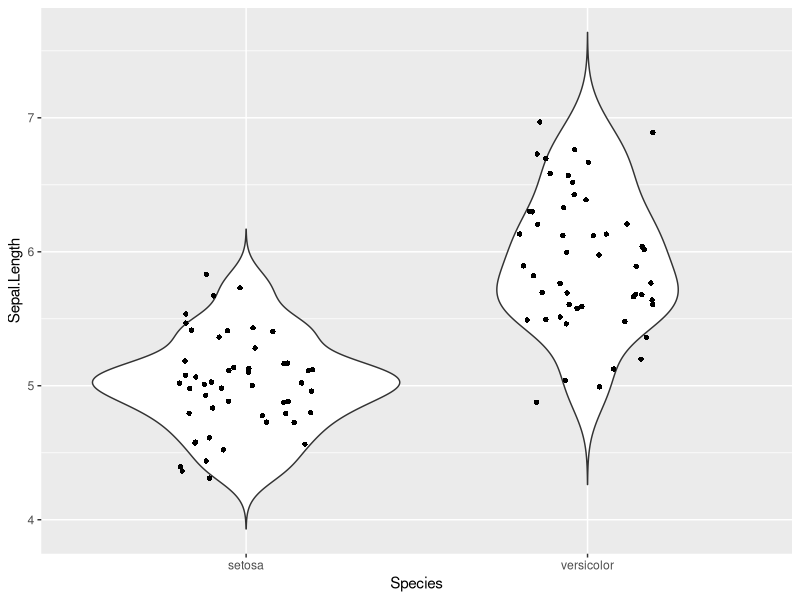

Recreate this plot in R. (Note: this script raises an error after producing the figure.)
## Hypothesis testing using bootstrapping

library(datasets)
library(ggplot2)
library(dplyr)

Data <- datasets::iris
Data <- Data[Data$Species %in% c("setosa", "versicolor"), ]

ggplot(Data, aes(Species, Sepal.Length)) + geom_violin(trim = FALSE) +
  geom_jitter(shape=16, position=position_jitter(0.2))

table(Data$Species)

## Null Hypothesis: there is no effect of Species on sepal length

## Using mean and median as test statistic. The distribution of the test statistic is
## found by using bootstrapping. 

##mean 
means <- Data %>% group_by(Species) %>% 
  summarise_at(vars(Sepal.Length), list(Speciesmean = mean))

tstat <- abs(means$Speciesmean[[1]] - means$Speciesmean[[2]])



##median
medians <- Data %>% group_by(Species) %>% 
  summarise_at(vars(Sepal.Length), list(Speciesmedian = median))

tstat2 <- abs(medians$Speciesmedian[[1]] - medians$Speciesmedian[[2]])

## A p value quantifies how likely we are to find a tstatistic of 0.93 or 0.9
## respectively is our Null hypothesis is true (ie. that tstat, and tstat2 are 0)


## Bootstrapping randomly assigns with replacement 50 observations from the collected
## Data to each species. This treats the data as though it all comes 
## from the same species. 
## P value = (Number of times the Bootstrapped tstat >= observed tstat)/Number of Bootstraps

set.seed(100)
n <- length(Data$Species)
B <- 1000000
variable <- Data$Sepal.Length

## create a matrix of randomly assigned values
Bootstrapsamp <- matrix(sample(variable, size = n*B, replace = TRUE),
                        nrow = n, ncol = B)

## creating vectors of 10000 0s for each test statistic
Boot.test.tstat <- rep(0, B)
Boot.test.tstat2 <- rep(0, B)

for(i in 1:B){
  Boot.test.tstat[i] <- abs(mean(Bootstrapsamp[1:50, i])-mean(Bootstrapsamp[51:100, i]))
  Boot.test.tstat2[i] <- abs(median(Bootstrapsamp[1:50, i]) - median(Bootstrapsamp[51:100, i])) 
}

## View first 25 bootstrapped test statistics

round(Boot.test.tstat[1:25], 1) ## remember tstat is 0.93
round(Boot.test.tstat2[1:25], 1) ## tstat2 is 0.9

(Boot.test.tstat >= tstat)[1:25]
(Boot.test.tstat2 >= tstat2)[1:25]

## P value
mean(Boot.test.tstat >= tstat) ## p = 0
mean(Boot.test.tstat2 >= tstat2) ## p = 3e-06 or 0.000003

## the difference between species Sepal lengths is statistically significant when using
## mean or median 



## Building the confidence intervals using bootstrapping

set.seed(100)
n.s <- 50
n.v <- 50
B <- 1000000

Bootstrappedsetosa <- matrix(sample(variable[Data$Species == "setosa"], size = B*n.s,
                                    replace = TRUE), ncol = B, nrow = n.s)

Bootstrappedversicolor <- matrix(sample(variable[Data$Species == "versicolor"], size = B*n.v,
                                        replace = TRUE), ncol = B, nrow = n.s)

dim(Bootstrappedsetosa)
dim(Bootstrappedversicolor)


Bootdiffermeans <- colMeans(Bootstrappedsetosa) - colMeans(Bootstrappedversicolor)
Bootdiffermeans

length(Bootdiffermeans)

Bootdiffermedians <- apply(Bootstrappedsetosa, MARGIN = 2, FUN = median) -
  apply(Bootstrappedversicolor, MARGIN = 2, FUN = median)
Bootdiffermedians

length(Bootdiffermedians)


## Creating 95% confidence interval 

quantile(Bootdiffermeans, prob = 0.025)
quantile(Bootdiffermeans, prob = 0.975)
## we can be 95% sure that the mean Sepal length for setosa is between 1.102 and 0.758 shorter than
## versicolor

quantile(Bootdiffermedians, prob = 0.025)
quantile(Bootdiffermedians, prob = 0.975)
## we can be 95% sure that the median Sepal length for setosa is between 1.1 and 0.65 shorter than versicolor


